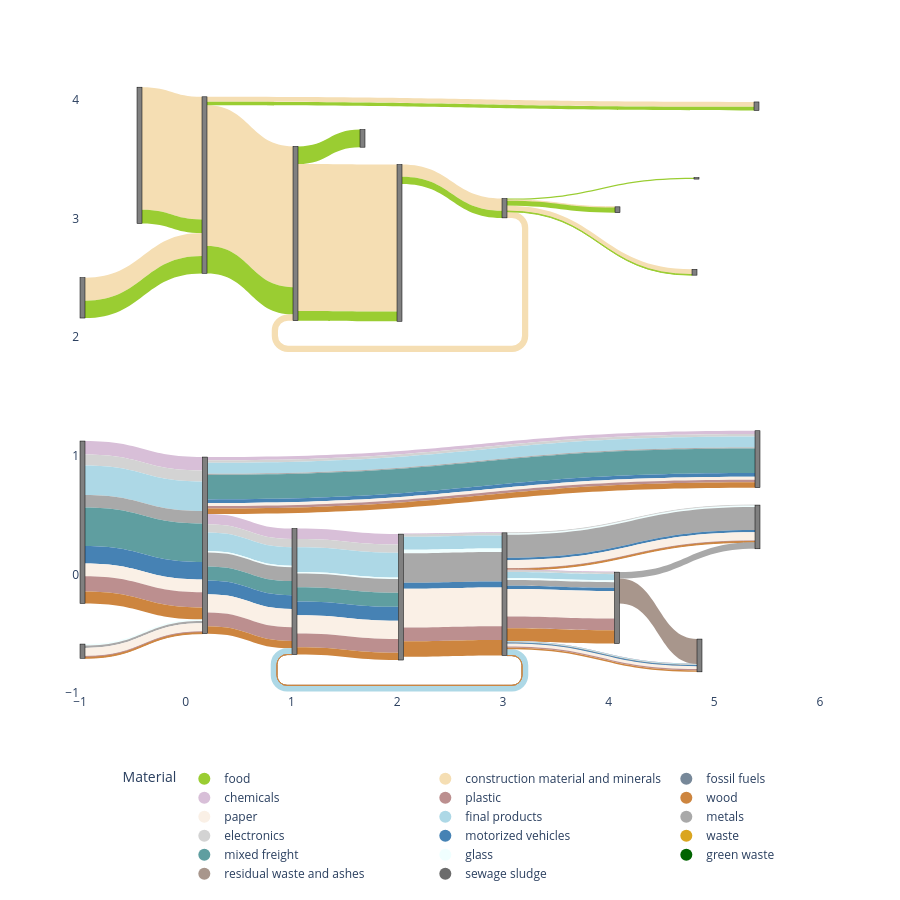

Write notebook code for a chart like this one.
### Markdown cell above
### 2022 Sankey, all materials except: fossil fuels, food, construction material and minerals, sewage sludge, waste, green waste

### Code cell
# dual sankey diagram, 2 rows, 1 column
fig = make_subplots(
    rows=2,
    cols=1,
    specs=[[{"type": "domain"}], 
            [{"type": "domain"}]],
    horizontal_spacing=0.08
)

# sankey 1 - high-volume materials
data1 = df.copy()

include = [ 'food', 
           'construction material and minerals']

data1 = data1[(data1['Year'] == 2022) &
              (data1['Material'].isin(include))]

node_indices ={
    "DE": 0, 
    "Imports": 1, 
    "Indirect Imports of Packaging": 2, 
    "DMI": 3, 
    "DMC": 4,
    "DFC": 5,
    "NAS": 6, 
    "Reuse and Recycling": 7, 
    "EoL": 8, 
    "Composting": 9,
    "Exports": 10, 
    "WtE": 11, 
    "Recycling off island": 12, 
    "landfills": 13
}

nodes = [None] * len(node_indices)
for name, idx in node_indices.items():
    nodes[idx] = name
    
source_indices = [node_indices[source] for source in data1['Source']]
target_indices = [node_indices[target] for target in data1['Target']]
source_indices, target_indices

fig.add_trace(
    go.Sankey(
        arrangement="freeform",
        node=dict(
            pad=15,
            thickness=5,
            line=dict(color="black", width=0.5),
            label=nodes,
            color="grey"
        ),
        link=dict(
            source=[node_indices[s] for s in data1['Source']],
            target=[node_indices[t] for t in data1['Target']],
            value=data1['kilotons'],
            color=[product_colors[p] for p in data1['Material']]
        )#,
        #showlegend=False
    ),
    row=1, col=1
)

print(data1[(data1['Source'] == 'DE') | (data1['Target'] == 'DE')])

# sankey 2 - low-volume materials
data2 = df.copy()
exclude = ['green waste', 'food', 'fossil fuels',
           'sewage sludge', 'waste',
           'construction material and minerals']

data2 = data2[(data2['Year'] == 2022) &
              (~data2['Material'].isin(exclude))]

# nodes = [n for n in ordered_nodes 
#           if n in set(data2['Source']).union(set(data2['Target']))]

# node_indices = {node: idx for idx, node in enumerate(nodes)}
node_indices ={
    "DE": 0, 
    "Imports": 1, 
    "Indirect Imports of Packaging": 2, 
    "DMI": 3, 
    "DMC": 4,
    "DFC": 4,
    "NAS": 5, 
    "Reuse and Recycling": 6, 
    "EoL": 7, 
    "Composting": 8,
    "Exports": 9, 
    "WtE": 10, 
    "Recycling off island": 11, 
    "landfills": 12
}


nodes = [None] * len(node_indices)
for name, idx in node_indices.items():
    nodes[idx] = name
    
source_indices = [node_indices[source] for source in data2['Source']]
target_indices = [node_indices[target] for target in data2['Target']]
source_indices, target_indices

# nodes = list(set(data2['Source']).union(set(data2['Target'])))
# node_indices = {node: idx for idx, node in enumerate(nodes)}

fig.add_trace(
    go.Sankey(
        arrangement="freeform",
        node=dict(
            pad=15,
            thickness=5,
            line=dict(color="black", width=0.5),
            label=nodes,
            color="grey"
        ),
        link=dict(
            source=[node_indices[s] for s in data2['Source']],
            target=[node_indices[t] for t in data2['Target']],
            value=data2['kilotons'],
            color=[product_colors[p] for p in data2['Material']]
        )#,
        #showlegend=False
    ),
    row=2, col=1
)

# same legend
for material, color in product_colors.items():
    fig.add_trace(
        go.Scatter(
            x=[None],
            y=[None],
            mode="markers",
            marker=dict(size=12, color=color),
            name=material,
            hoverinfo="none",
            showlegend=True
        )#,
        #row=2, col=1
    )

fig.update_traces(
    selector=dict(type="sankey"),
    textfont=dict(
        color="rgba(0,0,0,0)"
    )
)

# layout
fig.update_layout(
    height=900,
    width = 900,
    legend=dict(
        orientation="h",
        yanchor="top",
        y=-0.12,
        xanchor="center",
        x=0.5,
        title="Material",
        traceorder="normal"
    ),
    margin=dict(b=140),
    plot_bgcolor="rgba(0,0,0,0)",
    paper_bgcolor="rgba(0,0,0,0)"
)

fig.show()

### Figure 1 — Plotly figure (JSON) as saved in the notebook; plotly's stock layout.template omitted (floating-point values rounded to 4 significant figures)
{"data": [{"arrangement": "freeform", "domain": {"x": [0, 1], "y": [0.575, 1]}, "link": {"color": ["#F5DEB3", "#9ACD32", "#9ACD32", "#F5DEB3", "#9ACD32", "#F5DEB3", "#9ACD32", "#F5DEB3", "#9ACD32", "#9ACD32", "#F5DEB3", "#F5DEB3", "#9ACD32", "#F5DEB3", "#9ACD32", "#F5DEB3", "#9ACD32", "#F5DEB3", "#9ACD32", "#F5DEB3", "#9ACD32"], "source": [0, 0, 4, 4, 4, 3, 3, 3, 3, 8, 8, 8, 8, 8, 8, 1, 1, 2, 2, 6, 6], "target": [3, 3, 5, 6, 6, 4, 4, 10, 10, 9, 4, 11, 11, 13, 13, 3, 3, 3, 3, 8, 8], "value": [4387.0, 489.8, 630.2, 5261.0, 346.2, 5037.0, 976.5, 173.2, 132.8, 49.87, 223.8, 24.09, 184.8, 187.6, 20.18, 823.0, 619.4, 0, 0, 435.5, 254.9]}, "node": {"color": "grey", "label": ["DE", "Imports", "Indirect Imports of Packaging", "DMI", "DMC", "DFC", "NAS", "Reuse and Recycling", "EoL", "Composting", "Exports", "WtE", "Recycling off island", "landfills"], "line": {"color": "black", "width": 0.5}, "pad": 15, "thickness": 5, "x": [0.08041, 0.003378, 0.1682, 0.2912, 0.3818, 0.4318, 0.5736, 0.8331, 0.9142, 0.7264, 0.8304], "y": [0.2195, 0.7852, 0.3376, 0.5299, 0.1523, 0.5672, 0.4295, 0.3111, 0.0247, 0.4355, 0.6835]}, "textfont": {"color": "rgba(0, 0, 0, 0)"}, "type": "sankey"}, {"arrangement": "freeform", "domain": {"x": [0, 1], "y": [0, 0.425]}, "link": {"color": ["#D8BFD8", "#D3D3D3", "#ADD8E6", "#F0FFFF", "#A9A9A9", "#5F9EA0", "#4682B4", "#FAF0E6", "#BC8F8F", "#CD853F", "#D8BFD8", "#D3D3D3", "#ADD8E6", "#F0FFFF", "#A9A9A9", "#5F9EA0", "#4682B4", "#FAF0E6", "#BC8F8F", "#CD853F", "#D8BFD8", "#D3D3D3", "#ADD8E6", "#A9A9A9", "#5F9EA0", "#4682B4", "#FAF0E6", "#BC8F8F", "#CD853F", "#ADD8E6", "#A9A9A9", "#CD853F", "#D3D3D3", "#F0FFFF", "#A9A9A9", "#4682B4", "#FAF0E6", "#BC8F8F", "#CD853F", "#D8BFD8", "#D3D3D3", "#ADD8E6", "#F0FFFF", "#A9A9A9", "#4682B4", "#FAF0E6", "#BC8F8F", "#CD853F", "#D8BFD8", "#D3D3D3", "#ADD8E6", "#F0FFFF", "#A9A9A9", "#4682B4", "#FAF0E6", "#BC8F8F", "#CD853F", "#D8BFD8", "#D3D3D3", "#ADD8E6", "#A9A9A9", "#5F9EA0", "#4682B4", "#FAF0E6", "#BC8F8F", "#CD853F", "#D8BFD8", "#D3D3D3", "#ADD8E6", "#F0FFFF", "#A9A9A9", "#4682B4", "#FAF0E6", "#BC8F8F", "#CD853F", "#D8BFD8", "#D3D3D3", "#ADD8E6", "#F0FFFF", "#A9A9A9", "#4682B4", "#FAF0E6", "#BC8F8F", "#CD853F", "#A9A9A9", "#A8968C"], "source": [4, 4, 4, 4, 4, 4, 4, 4, 4, 4, 3, 3, 3, 3, 3, 3, 3, 3, 3, 3, 3, 3, 3, 3, 3, 3, 3, 3, 3, 8, 8, 8, 8, 8, 8, 8, 8, 8, 8, 8, 8, 8, 8, 8, 8, 8, 8, 8, 8, 8, 8, 8, 8, 8, 8, 8, 8, 1, 1, 1, 1, 1, 1, 1, 1, 1, 2, 2, 2, 2, 2, 2, 2, 2, 2, 6, 6, 6, 6, 6, 6, 6, 6, 6, 11, 11], "target": [6, 6, 6, 6, 6, 6, 6, 6, 6, 6, 4, 4, 4, 4, 4, 4, 4, 4, 4, 4, 10, 10, 10, 10, 10, 10, 10, 10, 10, 4, 4, 4, 12, 12, 12, 12, 12, 12, 12, 11, 11, 11, 11, 11, 11, 11, 11, 11, 13, 13, 13, 13, 13, 13, 13, 13, 13, 3, 3, 3, 3, 3, 3, 3, 3, 3, 3, 3, 3, 3, 3, 3, 3, 3, 3, 8, 8, 8, 8, 8, 8, 8, 8, 8, 12, 13], "value": [61.73, 49.17, 146.8, 9.072, 81.9, 83.67, 82.0, 108.5, 81.44, 43.71, 61.73, 49.17, 109.7, 9.072, 81.84, 83.67, 82.0, 108.5, 81.44, 43.66, 18.71, 15.54, 65.49, 6.305, 145.3, 21.88, 17.16, 15.22, 32.2, 37.05, 0.0599, 0.0578, 2.291, 8.939, 137.4, 13.59, 50.66, 3.862, 4.525, 0.9577, 11.0, 36.72, 10.91, 32.94, 20.29, 162.3, 70.2, 78.88, 0.1046, 1.201, 4.009, 1.192, 3.596, 2.215, 17.72, 7.665, 8.612, 80.43, 64.71, 175.2, 74.32, 228.9, 103.9, 75.19, 91.01, 70.69, 0, 0, 0, 9.072, 13.82, 0, 50.51, 5.653, 5.162, 1.062, 14.49, 77.78, 21.04, 173.9, 36.09, 230.7, 81.73, 92.08, 38.47, 148.5]}, "node": {"color": "grey", "label": ["DE", "Imports", "Indirect Imports of Packaging", "DMI", "DMC", "DFC", "NAS", "Reuse and Recycling", "EoL", "Composting", "Exports", "WtE", "Recycling off island", "landfills"], "line": {"color": "black", "width": 0.5}, "pad": 15, "thickness": 5, "x": [0.003378, 0.003378, 0.1689, 0.2899, 0.4338, 0.5736, 0.9155, 0.7257, 0.9155, 0.8372], "y": [0.3224, 0.834, 0.4141, 0.5976, 0.6193, 0.608, 0.07231, 0.6621, 0.3411, 0.851]}, "textfont": {"color": "rgba(0, 0, 0, 0)"}, "type": "sankey"}, {"hoverinfo": "none", "marker": {"color": "#9ACD32", "size": 12}, "mode": "markers", "name": "food", "showlegend": true, "type": "scatter", "x": [null], "y": [null]}, {"hoverinfo": "none", "marker": {"color": "#F5DEB3", "size": 12}, "mode": "markers", "name": "construction material and minerals", "showlegend": true, "type": "scatter", "x": [null], "y": [null]}, {"hoverinfo": "none", "marker": {"color": "#778899", "size": 12}, "mode": "markers", "name": "fossil fuels", "showlegend": true, "type": "scatter", "x": [null], "y": [null]}, {"hoverinfo": "none", "marker": {"color": "#D8BFD8", "size": 12}, "mode": "markers", "name": "chemicals", "showlegend": true, "type": "scatter", "x": [null], "y": [null]}, {"hoverinfo": "none", "marker": {"color": "#BC8F8F", "size": 12}, "mode": "markers", "name": "plastic", "showlegend": true, "type": "scatter", "x": [null], "y": [null]}, {"hoverinfo": "none", "marker": {"color": "#CD853F", "size": 12}, "mode": "markers", "name": "wood", "showlegend": true, "type": "scatter", "x": [null], "y": [null]}, {"hoverinfo": "none", "marker": {"color": "#FAF0E6", "size": 12}, "mode": "markers", "name": "paper", "showlegend": true, "type": "scatter", "x": [null], "y": [null]}, {"hoverinfo": "none", "marker": {"color": "#ADD8E6", "size": 12}, "mode": "markers", "name": "final products", "showlegend": true, "type": "scatter", "x": [null], "y": [null]}, {"hoverinfo": "none", "marker": {"color": "#A9A9A9", "size": 12}, "mode": "markers", "name": "metals", "showlegend": true, "type": "scatter", "x": [null], "y": [null]}, {"hoverinfo": "none", "marker": {"color": "#D3D3D3", "size": 12}, "mode": "markers", "name": "electronics", "showlegend": true, "type": "scatter", "x": [null], "y": [null]}, {"hoverinfo": "none", "marker": {"color": "#4682B4", "size": 12}, "mode": "markers", "name": "motorized vehicles", "showlegend": true, "type": "scatter", "x": [null], "y": [null]}, {"hoverinfo": "none", "marker": {"color": "#DAA520", "size": 12}, "mode": "markers", "name": "waste", "showlegend": true, "type": "scatter", "x": [null], "y": [null]}, {"hoverinfo": "none", "marker": {"color": "#5F9EA0", "size": 12}, "mode": "markers", "name": "mixed freight", "showlegend": true, "type": "scatter", "x": [null], "y": [null]}, {"hoverinfo": "none", "marker": {"color": "#F0FFFF", "size": 12}, "mode": "markers", "name": "glass", "showlegend": true, "type": "scatter", "x": [null], "y": [null]}, {"hoverinfo": "none", "marker": {"color": "#006400", "size": 12}, "mode": "markers", "name": "green waste", "showlegend": true, "type": "scatter", "x": [null], "y": [null]}, {"hoverinfo": "none", "marker": {"color": "#A8968C", "size": 12}, "mode": "markers", "name": "residual waste and ashes", "showlegend": true, "type": "scatter", "x": [null], "y": [null]}, {"hoverinfo": "none", "marker": {"color": "#6C6C6C", "size": 12}, "mode": "markers", "name": "sewage sludge", "showlegend": true, "type": "scatter", "x": [null], "y": [null]}], "layout": {"height": 900, "legend": {"orientation": "h", "title": {"text": "Material"}, "traceorder": "normal", "x": 0.5, "xanchor": "center", "y": -0.12, "yanchor": "top"}, "margin": {"b": 140}, "paper_bgcolor": "rgba(0, 0, 0, 0)", "plot_bgcolor": "rgba(0, 0, 0, 0)", "width": 900, "xaxis": {"autorange": true, "range": [-1, 6]}, "yaxis": {"autorange": true, "range": [-1, 4]}}}
